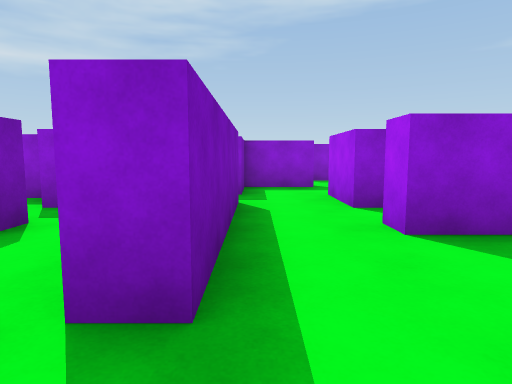
view 1 (above)

13 first-person views from a walk through a Unity game level. The camera is 1.3 m above the floor, tilts 6° down and sees 75° across. The floor is counted in squares, 2 m on a side. Each view is taken from the middle of a square. On the plan, view 1 faces up. The plan holds only what a view shows up to about 10 squares ahead; the rest is blank. The place goes on beyond the plan. The player is left out.

view 2
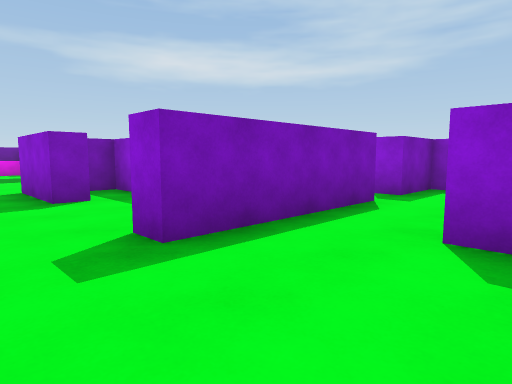

view 3
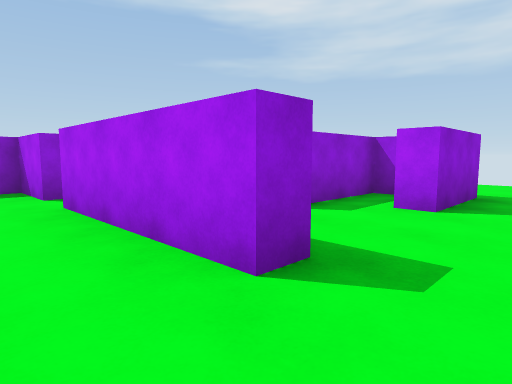

view 4
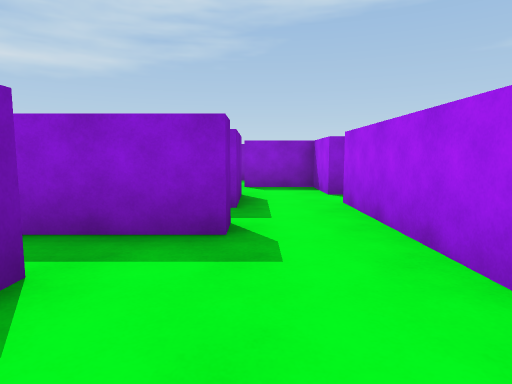

view 5
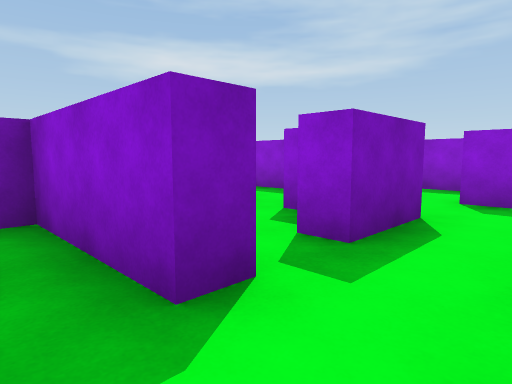

view 6
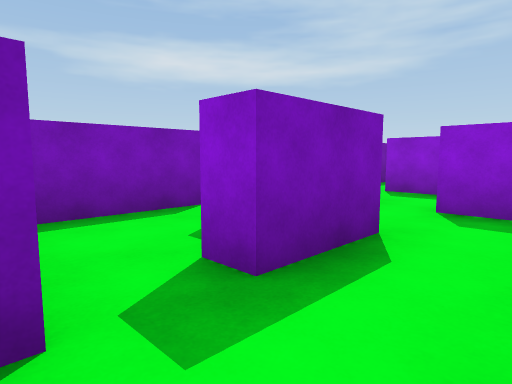

view 7
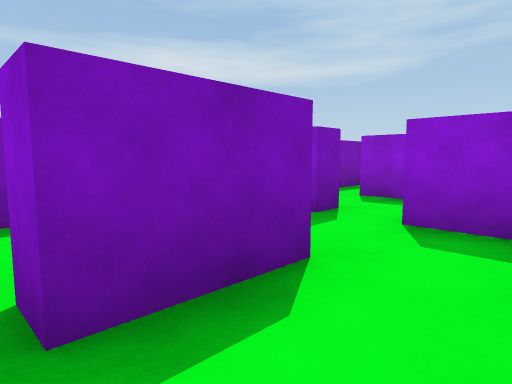

view 8
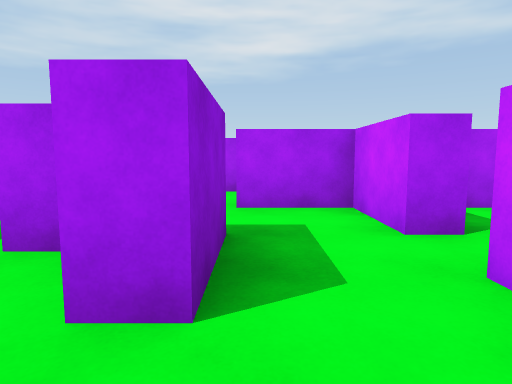

view 9
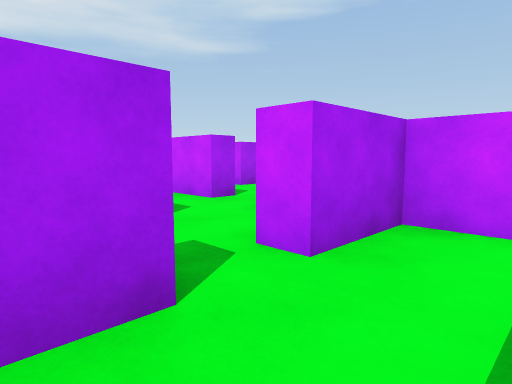

view 10
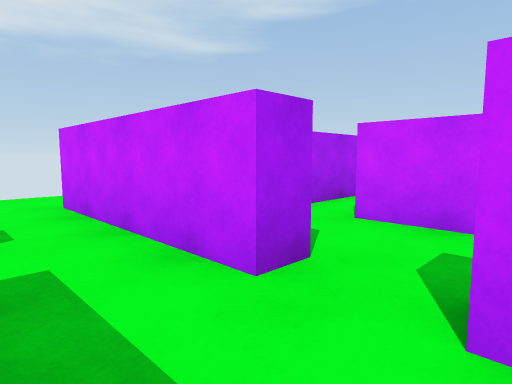

view 11
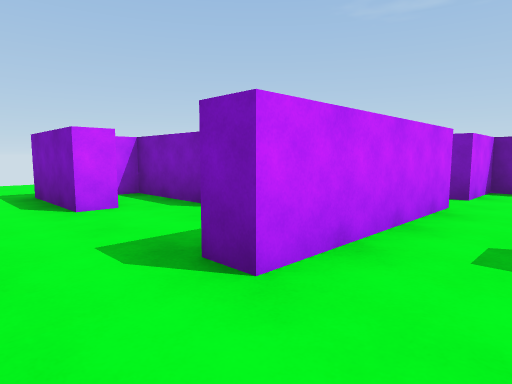

view 12
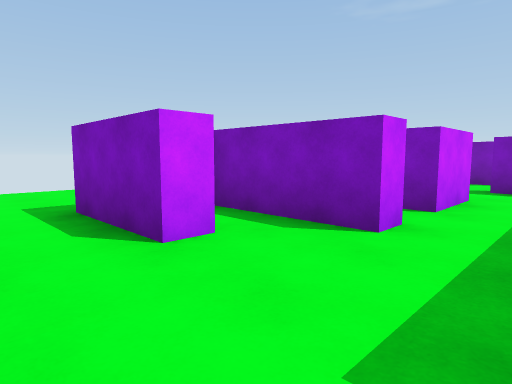

view 13
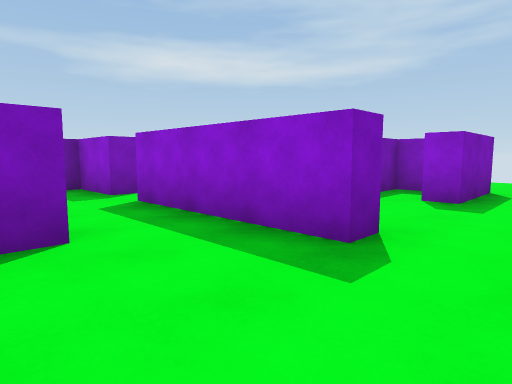

### Floor plan
Key: @ floor where view 1 was taken; # wall or solid block; . floor.
Columns run from 6 left of view 1 to 7 right of it. Each row starts with its distance up from view 1.
 13             .
 12  #        ##.
 11  # ...#   ##.
 10  #..#.. #  ..
  9  ..##.#.......
  8   ....#.......
  7 ###.####.###..
  6  .....#.......
  5  #.#....#.#...
  4  #....#...#.#.
  3  ###..#.#####.
  2  #....#...#...
  1 .##......##...
  0     ..@..  ..

Positions as (right, up) in squares from view 1, and headings:
1: (0, 0), facing up
2: (2, 0), facing up-left
3: (-2, 0), facing up-right
4: (-2, 0), facing up
5: (-1, 2), facing up-left
6: (-1, 3), facing up-left
7: (-1, 4), facing up-left
8: (-5, 9), facing right
9: (-2, 11), facing down-right
10: (1, 9), facing down-right
11: (7, 9), facing down-left
12: (7, 7), facing down-left
13: (7, 5), facing up-left
